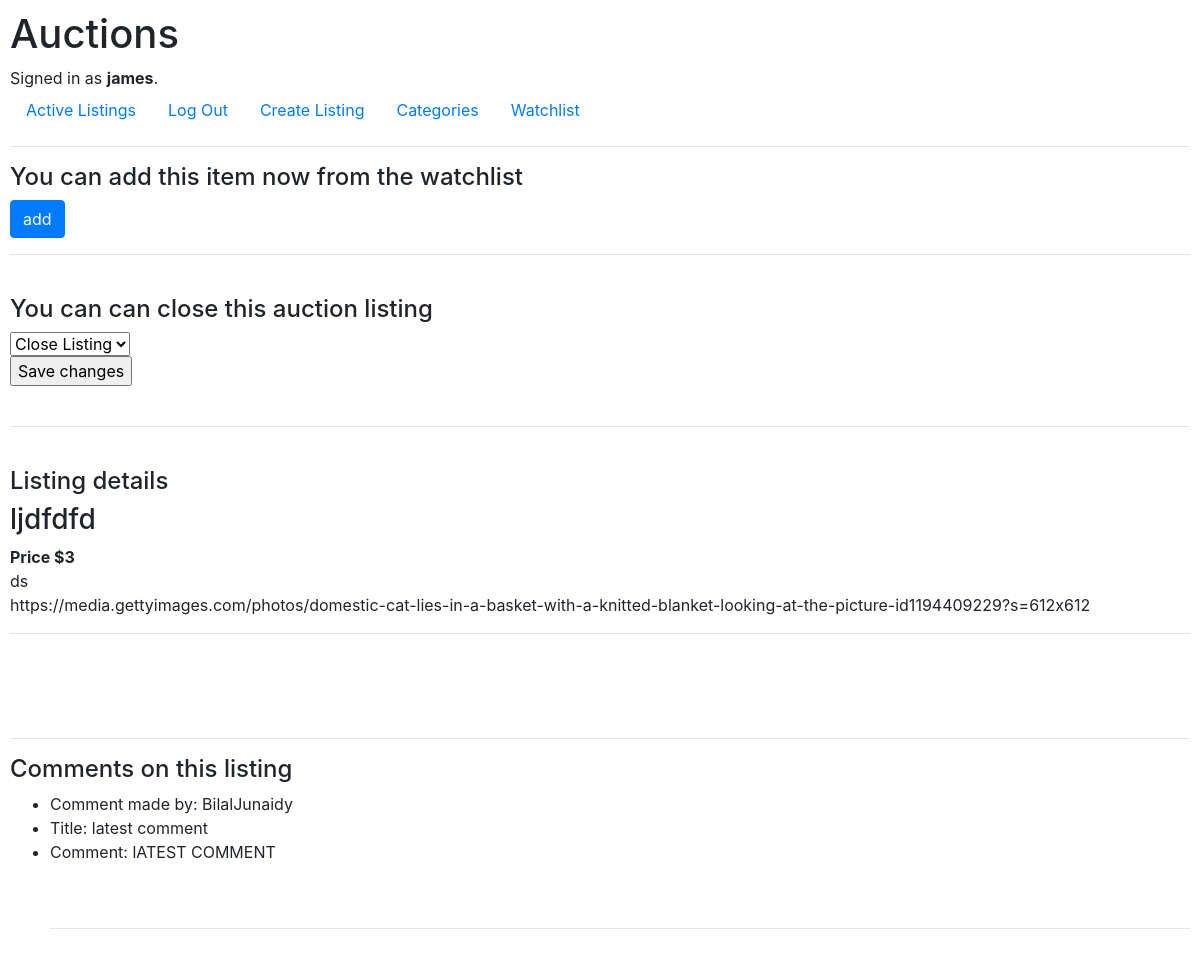
Page /auctions/listing/4 (signed in) on the earlier database version.
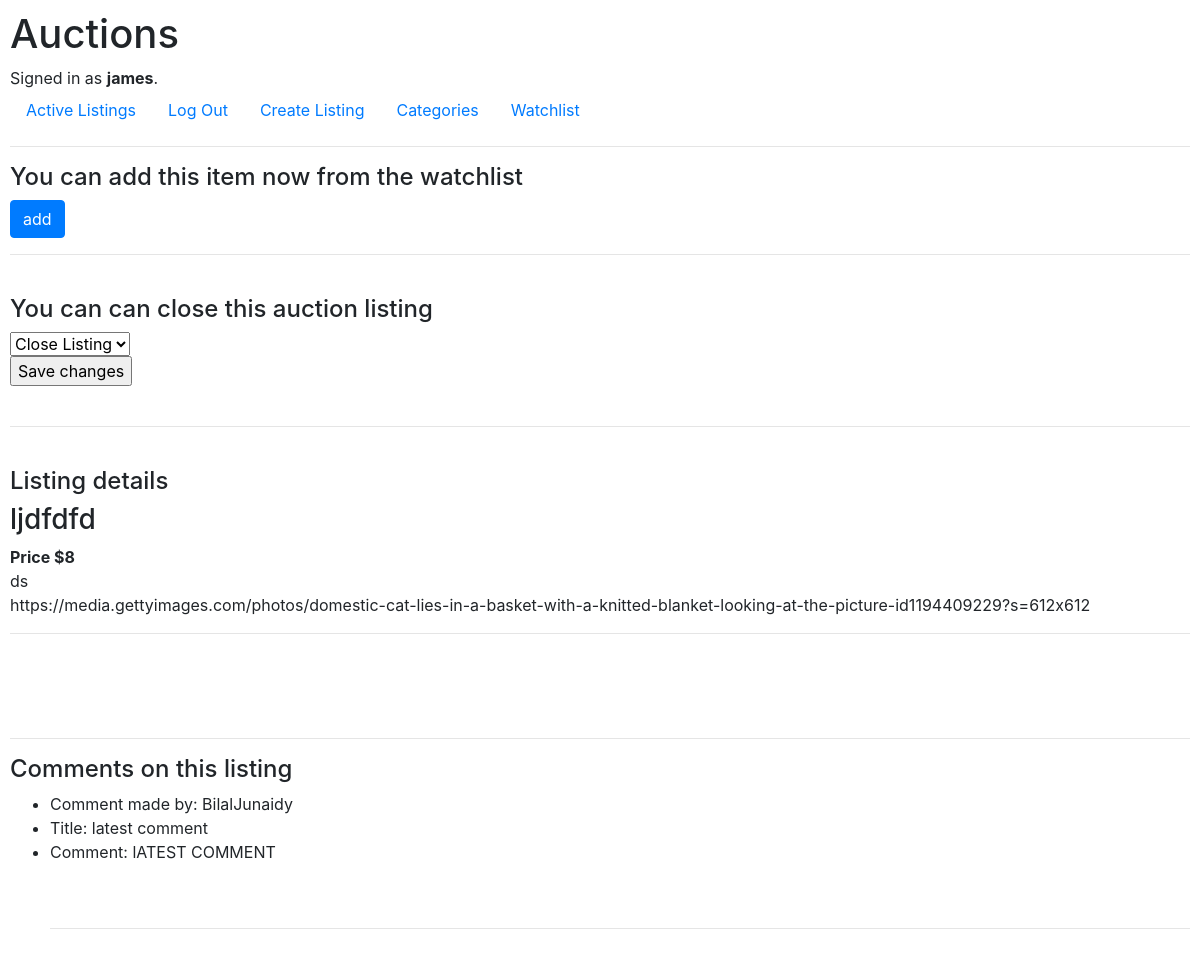
Same page on the later database version.
### auctions/models.py (models this page shows, shortened)
class auction_list(models.Model):
    auction_owner = models.ForeignKey(User, on_delete=models.CASCADE, related_name = "owner")
    title = models.CharField(max_length = 64)
    description = models.CharField(max_length = 1200)
    starting_bid = models.IntegerField(validators=[MinValueValidator(1)])
    link = models.URLField(max_length = 200, blank=True)
    auction_category = models.CharField(max_length = 64, blank=True)
    highest_bid = models.IntegerField(validators=[MinValueValidator(1)])
    status = models.BooleanField(default = False)
    auction_winner = models.ForeignKey(User, on_delete=models.CASCADE, related_name = "winner")
    watchlist_users = models.ManyToManyField(User, blank=True, related_name = "watchlistusers")

### auctions/views.py (the view)
# urls.py: path("listing/<int:listing_id>", views.listing, name="listing"),
@login_required(login_url='login')
def listing(request, listing_id):
    class Bid_Form(ModelForm):
        class Meta:
            model = bid
            exclude = ['bid_owner','listing']
    modelform = Bid_Form()
    try:
        listing = auction_list.objects.get(pk=listing_id)
    except:
        return HttpResponse("NO such listing exists")
    userqueryset = User.objects.filter(watchlistusers = listing)
    current_user_id = request.user.id
    min_bid_price = listing.highest_bid
    commentform = Comment_Form()
    current_comments = comment.objects.filter(listing = auction_list.objects.get(pk = listing_id))
    if not listing.auction_owner.id == current_user_id:
        owner = False
    else:
        owner = True
    if current_user_id in userqueryset.values_list('id', flat=True):
        In_watchlist = True
    else:
        In_watchlist = False
    if listing.status == False:
        available = True
    else:
        available = False
    if not available and listing.auction_winner.id == current_user_id:
        win = True
    else:
        win = False
    return render(request, "auctions/listing.html", {
        "listing": listing,
        "In_watchlist": In_watchlist,
        "min_bid_price": min_bid_price,
        "owner": owner,
        "form": modelform,
        "available":available,
        "win": win,
        "commentform": commentform,
        "current_comments": current_comments
        })

### auctions/views.py
    class Bid_Form(ModelForm):
        class Meta:
            model = bid
            exclude = ['bid_owner','listing']

### auctions/models.py
class Comment_Form(ModelForm):
    class Meta:
        model = comment
        exclude = ['listing','owner']

### auctions/templates/auctions/listing.html (shortened to what this page needs)
{% extends "auctions/layout.html" %}
{% block body %}
    {% if available %}
    <form method = "POST" action = "{% url 'watchlist' %}">
        {% if In_watchlist %}
            <h4>You can remove this item now from the watchlist</h4>
            <input type = "hidden" name = "listing_id" value = {{listing.id}}>
            <input class="btn btn-primary" type="submit" name = "update" value="remove">
        {% else %}
            <h4>You can add this item now from the watchlist</h4>
            <input class="btn btn-primary" type="submit" name = "update" value="add">
        {% endif %}
    <br>
    <hr>
    <br>
    </form>
    {% endif %}
    {% if owner and available %}
        <h4> You can can close this auction listing </h4>
        <form method="POST" action = "{% url 'close' listing.id %}">
            <select name="option">
                <option value="close">Close Listing</option>
            </select>
            <br>
            <input type="submit" value="Save changes">
        </form>
        <br>
        <hr>
        <br>
    {% endif %}
    <h4>Listing details</h4>
    <h3>{{listing.title}}</h3>
    <Strong>Price ${{listing.highest_bid}}</Strong>
    <br>
    {{listing.description}}
    <br>
    {{listing.link}}
    <br>
    <hr>
    <br>
    {% if current_comments %}
    <br>
    <br>
    <hr>
        <h4> Comments on this listing </h4>
    <ul>
        {% for comment in current_comments %}
            <li> Comment made by: {{comment.owner}}</li>
            <li> Title: {{comment.title}}</li>
            <li> Comment: {{comment.description}}</li>
            <br>
            <br>
            <hr>
        {% endfor %}
    </ul>
    {% endif %}
{% endblock %}

Differences in the rows shown:
changed auction_list "ljdfdfd": highest_bid "3" → "8"
